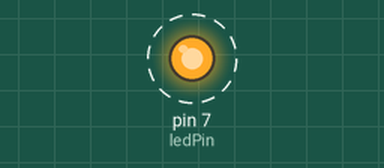
Recording of a sketch running on a simulated Arduino Uno, built with avr-gcc and run on an emulated ATmega328P. Shown: output pins drawn as LEDs (lit = HIGH). Dashed ring = blinking. What the sketch prints to the serial monitor is not drawn.

Above: at 0.5 s.
Timing chart, 0 to 4.6 s (numbered marks = the images above):
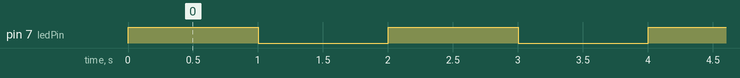

The sketch:

blink.ino
```cpp
const int ledPin = 7;

void setup() {
    // Opsæt kommunikationshastighed med PC
    Serial.begin(115200);

    // Opsæt ledPin til at blive anvendt som output
    pinMode(ledPin, OUTPUT);
}

void loop() {
    // Sæt udgangen til et højt signal
    digitalWrite(ledPin, HIGH);

    // Send besked til PC
    Serial.println("LED'en blev tændt.");

    // Vent 1000 millisekunder
    delay(1000);

    // Sæt udgangen til et lavt signal
    digitalWrite(ledPin, LOW);

    // Send besked til PC
    Serial.println("LED'en blev slukket.");

    // Vent 1000 millisekunder
    delay(1000);
}
```

Measured:
- by itself, pin 7 (ledPin): alternates HIGH for 1.0 s and LOW for 1.0 s
